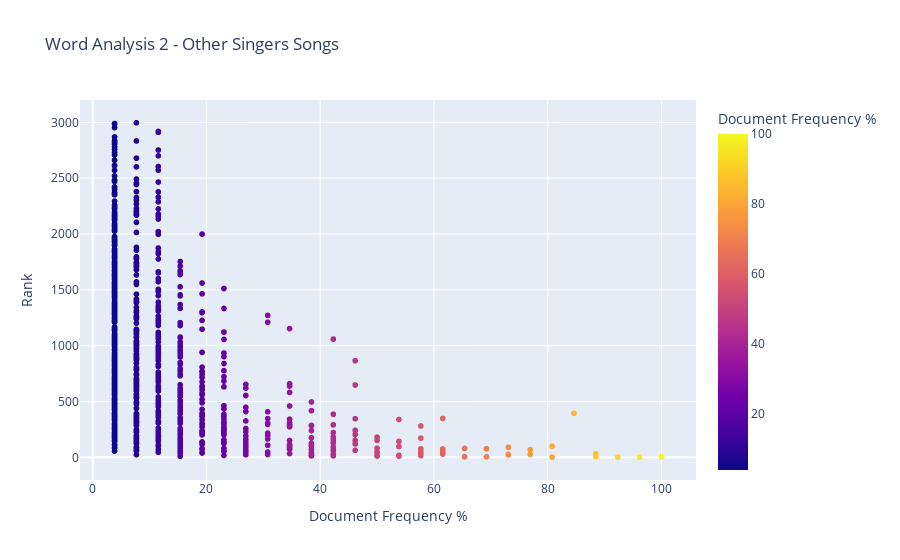

The notebook cell this image was saved under:
### Code cell
fig = px.scatter(OtherSingers_info, x="Document Frequency %", y="Rank",title = 'Word Analysis 2 - Other Singers Songs',color='Document Frequency %',hover_data=['Word', 'Document Frequency' , 'Word frequency',"Definition"])
fig.show()

### Figure 1 — Plotly figure (JSON) as saved in the notebook; plotly's stock layout.template omitted (floating-point values rounded to 4 significant figures; data arrays with more than 128 entries replaced by an {"elided": "..."} marker saying what was removed)
{"data": [{"customdata": {"elided": "1056x4 mixed values"}, "hoverlabel": {"namelength": 0}, "hovertemplate": "Document Frequency %=%{marker.color}<br>Rank=%{y}<br>Word=%{customdata[0]}<br>Document Frequency=%{customdata[1]}<br>Word frequency=%{customdata[2]}<br>Definition=%{customdata[3]}", "legendgroup": "", "marker": {"color": {"elided": "1056 float values"}, "coloraxis": "coloraxis", "symbol": "circle"}, "mode": "markers", "name": "", "showlegend": false, "type": "scattergl", "x": {"elided": "1056 float values"}, "xaxis": "x", "y": {"elided": "1056 int values"}, "yaxis": "y"}], "layout": {"coloraxis": {"colorbar": {"title": {"text": "Document Frequency %"}}, "colorscale": [[0, "#0d0887"], [0.1111, "#46039f"], [0.2222, "#7201a8"], [0.3333, "#9c179e"], [0.4444, "#bd3786"], [0.5556, "#d8576b"], [0.6667, "#ed7953"], [0.7778, "#fb9f3a"], [0.8889, "#fdca26"], [1, "#f0f921"]]}, "legend": {"tracegroupgap": 0}, "title": {"text": "Word Analysis 2 - Other Singers Songs"}, "xaxis": {"anchor": "y", "domain": [0, 1], "title": {"text": "Document Frequency %"}}, "yaxis": {"anchor": "x", "domain": [0, 1], "title": {"text": "Rank"}}}}
